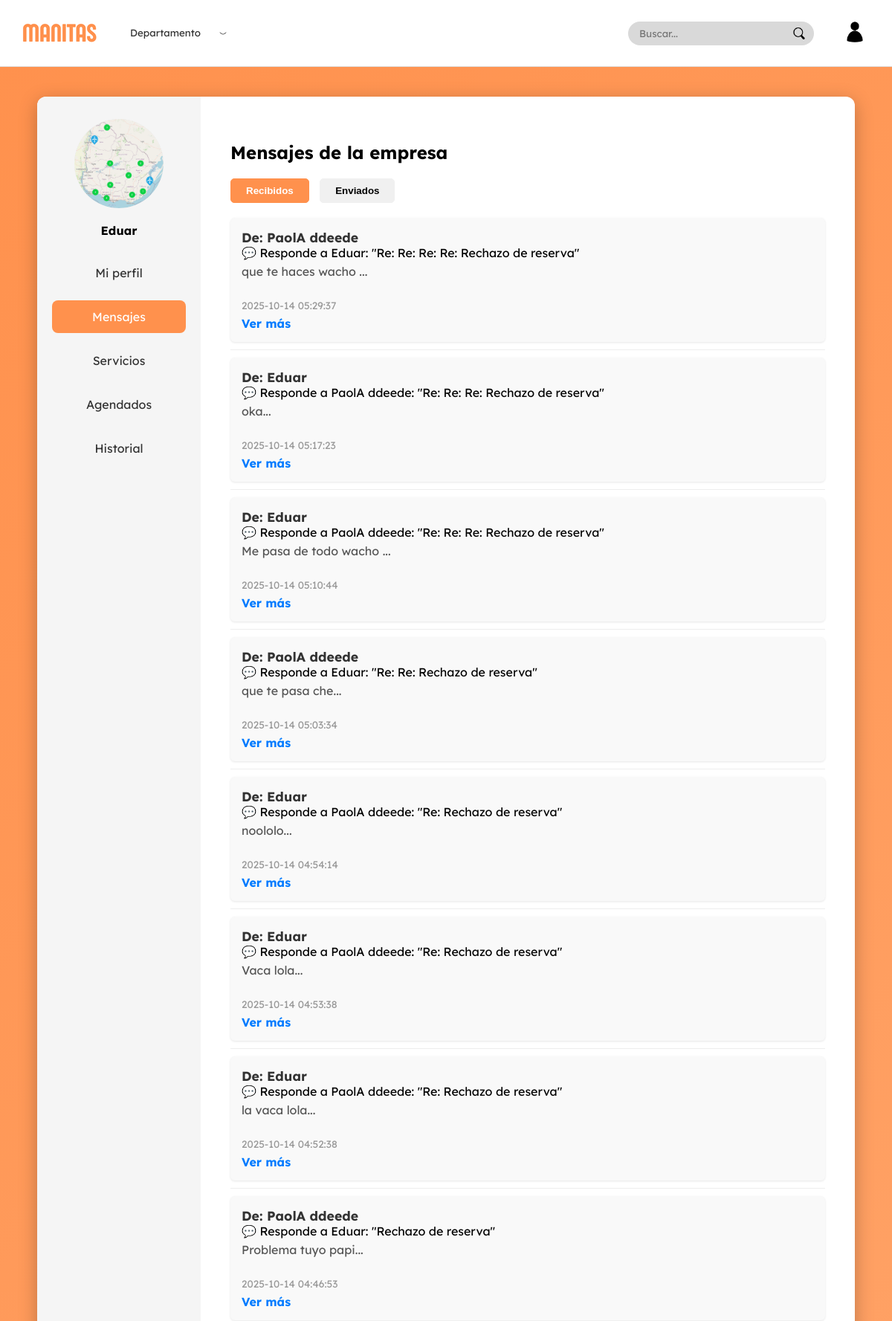
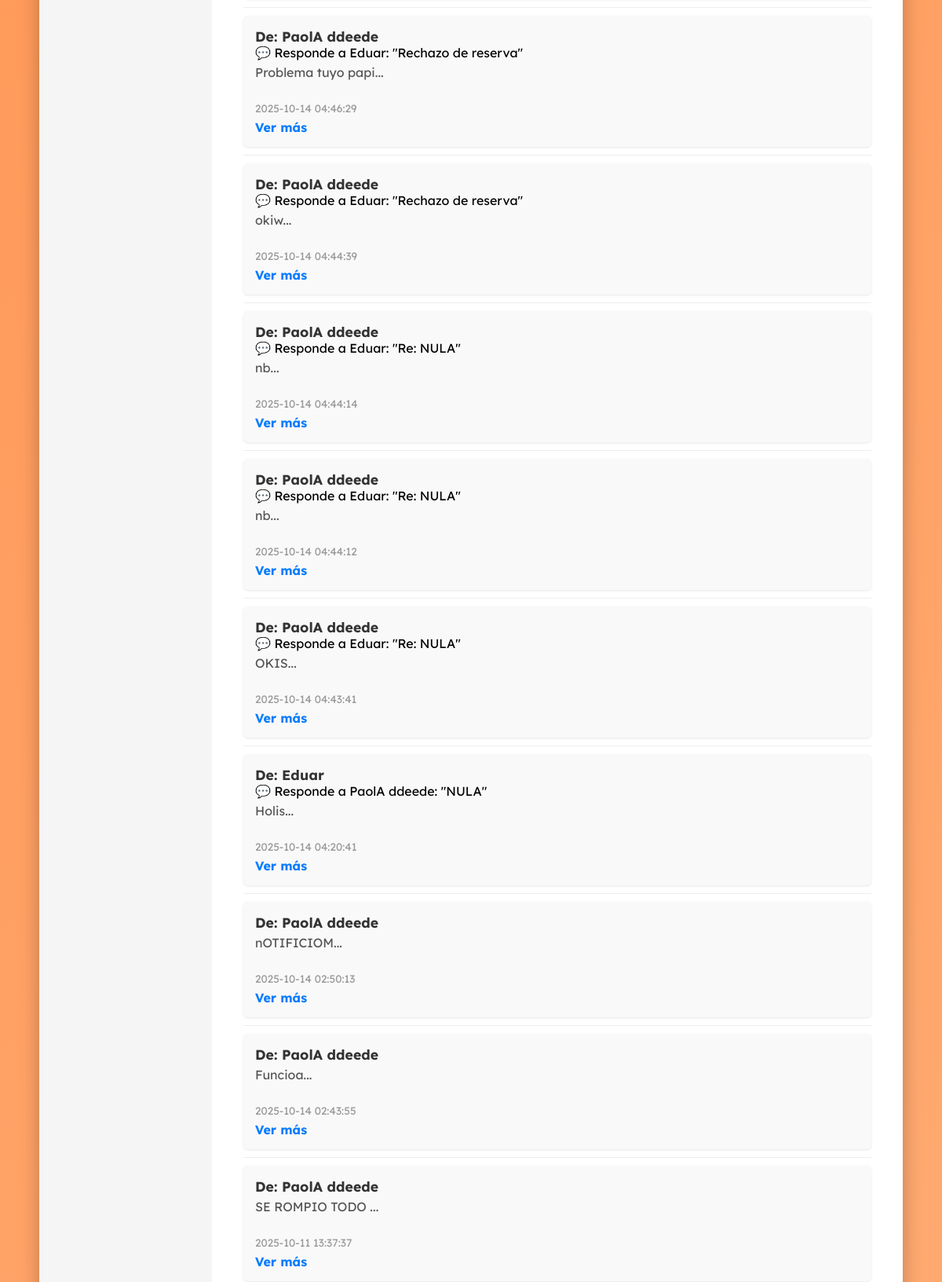
/apps/VIstas/paginas/empresa/perfil_empresa.php?seccion=mensajes (signed in, upper part), run on the app's committed database (2 pictures, top to bottom).
### tables this page shows
CREATE TABLE `empresa` (
  `IdUsuario` int NOT NULL,
  `NombreEmpresa` varchar(100) NOT NULL,
  `Calle` varchar(100) NOT NULL,
  `Numero` varchar(10) NOT NULL,
  `imagen` varchar(255) DEFAULT NULL,
  PRIMARY KEY (`IdUsuario`),
  CONSTRAINT `fk_empresa_usuario` FOREIGN KEY (`IdUsuario`) REFERENCES `usuario` (`IdUsuario`) ON DELETE CASCADE
);

CREATE TABLE `comunica` (
  `IdMensaje` int NOT NULL AUTO_INCREMENT,
  `IdUsuarioCliente` int NOT NULL,
  `IdUsuarioEmpresa` int NOT NULL,
  `Asunto` varchar(255) NOT NULL,
  `Contenido` varchar(1000) NOT NULL,
  `FechaHora` datetime NOT NULL,
  `idUsuarioEmisor` int NOT NULL,
  `notificacion` enum('no leído','leído') DEFAULT NULL,
  `IdMensajePadre` int DEFAULT NULL,
  PRIMARY KEY (`IdMensaje`),
  KEY `fk_comunica_cliente` (`IdUsuarioCliente`),
  KEY `fk_comunica_empresa` (`IdUsuarioEmpresa`),
  KEY `fk_comunica_emisor` (`idUsuarioEmisor`),
  KEY `fk_mensaje_respuesta` (`IdMensajePadre`),
  CONSTRAINT `fk_comunica_cliente` FOREIGN KEY (`IdUsuarioCliente`) REFERENCES `cliente` (`IdUsuario`) ON DELETE CASCADE,
  CONSTRAINT `fk_comunica_emisor` FOREIGN KEY (`idUsuarioEmisor`) REFERENCES `usuario` (`IdUsuario`),
  CONSTRAINT `fk_comunica_empresa` FOREIGN KEY (`IdUsuarioEmpresa`) REFERENCES `empresa` (`IdUsuario`) ON DELETE CASCADE,
  CONSTRAINT `fk_mensaje_respuesta` FOREIGN KEY (`IdMensajePadre`) REFERENCES `comunica` (`IdMensaje`) ON DELETE SET NULL
);

### apps/Modelos/Empresa.php (called while the page is built, shortened)
<?php
require_once('Usuario.php');
class Empresa extends Usuario
{
    private $nombreEmpresa;
    private $calle;
    private $numero;
    private $imagen;
    public function __construct($idUsuario, $email, $contrasena, $telefono, $nombreEmpresa, $calle, $numero, $imagen = null)
    {
        $this->nombreEmpresa = $nombreEmpresa;
        $this->calle = $calle;
        $this->numero = $numero;
        $this->imagen = $imagen;
    }
    public function getNombreEmpresa()
    {
        return $this->nombreEmpresa;
    }
    public function getCalle()
    {
        return $this->calle;
    }
    public function getNumero()
    {
        return $this->numero;
    }
    public function getImagen()
    {
        return $this->imagen;
    }
    public static function obtenerPorId($conn, $idUsuario)
    {
        $stmt = $conn->prepare("
      SELECT u.IdUsuario, u.Email, u.Contraseña,
       e.NombreEmpresa, e.Calle, e.Numero, e.Imagen
FROM empresa e
JOIN usuario u ON e.IdUsuario = u.IdUsuario
WHERE e.IdUsuario = ?
    ");
        $stmt->bind_param("i", $idUsuario);
        $stmt->execute();
        $res = $stmt->get_result();
        $datos = $res->fetch_assoc();
        if ($datos) {
            return new Empresa(
                $datos['IdUsuario'],
                $datos['Email'],
                $datos['Contraseña'],
                null,
                $datos['NombreEmpresa'],
                $datos['Calle'],
                $datos['Numero'],
                $datos['Imagen']
            );
        }
        return null;
    }
}

### apps/Controlador/empresa/PerfilEmpresaControlador.php (called while the page is built, shortened)
<?php
require_once($_SERVER['DOCUMENT_ROOT'].'/Proyecto/apps/Modelos/conexion.php');
require_once($_SERVER['DOCUMENT_ROOT'].'/Proyecto/apps/Modelos/Empresa.php');
require_once($_SERVER['DOCUMENT_ROOT'].'/Proyecto/apps/Modelos/Comunica.php');
$idUsuario = $_SESSION['idUsuario'];
$empresa = Empresa::obtenerPorId($conn, $idUsuario);
$datos = [
    "Email" => $empresa->getEmail(),
    "NombreEmpresa" => $empresa->getNombreEmpresa(),
    "Calle" => $empresa->getCalle(),
    "Numero" => $empresa->getNumero(),
    "Imagen" => $empresa->getImagen()
];
?>

### apps/Modelos/Usuario.php (called while the page is built, shortened)
<?php
class Usuario
{
    private $email;
    public function __construct($idUsuario, $email, $contrasena)
    {
        $this->email = $email;
    }
    public function getEmail()
    {
        return $this->email;
    }
}

### apps/Modelos/Comunica.php (called while the page is built, shortened)
<?php
class Comunica
{
    public static function obtenerMensajesRecibidosPorEmpresa($conn, $idEmpresa) {
        $sql = "SELECT
                    c.idMensaje,
                    c.contenido AS mensaje,
                    c.FechaHora AS fecha,
                    c.asunto,
                    c.notificacion,
                    c.IdMensajePadre,
                    CASE
                        WHEN c.idUsuarioEmisor = c.idUsuarioCliente THEN CONCAT(cl.nombre, ' ', cl.apellido)
                        ELSE e.nombreEmpresa
                    END AS emisor,
                    c.idUsuarioEmisor,
                    c.idUsuarioCliente
                FROM comunica c
                LEFT JOIN cliente cl ON c.idUsuarioEmisor = cl.idUsuario
                LEFT JOIN empresa e ON c.idUsuarioEmisor = e.idUsuario
                WHERE c.idUsuarioEmpresa = ?
                ORDER BY c.FechaHora ASC";
        $stmt = $conn->prepare($sql);
        $stmt->bind_param("i", $idEmpresa);
        $stmt->execute();
        $resultado = $stmt->get_result();
        $mensajes = [];
        while ($fila = $resultado->fetch_assoc()) {
            $mensajes[] = $fila;
        }
        return $mensajes;
    }
    public static function obtenerMensajePorId($conn, $idMensaje)
    {
        $sql = "
            SELECT
                IdMensaje,
                IdUsuarioCliente,
                IdUsuarioEmpresa,
                Asunto,
                Contenido,
                FechaHora,
                IdUsuarioEmisor,
                notificacion,
                IdMensajePadre
            FROM comunica
            WHERE IdMensaje = ?
        ";
        $stmt = $conn->prepare($sql);
        $stmt->bind_param("i", $idMensaje);
        $stmt->execute();
        $resultado = $stmt->get_result();
        $mensaje = $resultado->fetch_assoc();
        $idEmisor = $mensaje['IdUsuarioEmisor'];
        $sqlCliente = "SELECT CONCAT(Nombre, ' ', Apellido) AS NombreCompleto FROM cliente WHERE IdUsuario = ?";
        $stmtCliente = $conn->prepare($sqlCliente);
        $stmtCliente->bind_param("i", $idEmisor);
        $stmtCliente->execute();
        $resCliente = $stmtCliente->get_result();
        if ($resCliente->num_rows > 0) {
            $mensaje['Emisor'] = $resCliente->fetch_assoc()['NombreCompleto'];
        } else {
            $sqlEmpresa = "SELECT NombreEmpresa FROM empresa WHERE IdUsuario = ?";
            $stmtEmpresa = $conn->prepare($sqlEmpresa);
            $stmtEmpresa->bind_param("i", $idEmisor);
            $stmtEmpresa->execute();
            $resEmpresa = $stmtEmpresa->get_result();
            if ($resEmpresa->num_rows > 0) {
                $mensaje['Emisor'] = $resEmpresa->fetch_assoc()['NombreEmpresa'];
            } else {
                $mensaje['Emisor'] = "Desconocido";
            }
        }
        return $mensaje;
    }
    public static function contarNoLeidosPorEmpresa($conn, $idEmpresa) {
    $sql = "
        SELECT COUNT(*) as total
        FROM comunica c
        JOIN comunica mp ON c.IdMensajePadre = mp.IdMensaje
        WHERE mp.idUsuarioEmisor = ? AND c.notificacion = 'no leido'
    ";
    $stmt = $conn->prepare($sql);
    $stmt->bind_param("i", $idEmpresa);
    $stmt->execute();
    $result = $stmt->get_result();
    $row = $result->fetch_assoc();
    return $row['total'] ?? 0;
}
}

### apps/Controlador/NavbarControlador.php (called while the page is built, shortened)
<?php
require_once($_SERVER['DOCUMENT_ROOT'] . '/Proyecto/apps/Modelos/Comunica.php');
require_once($_SERVER['DOCUMENT_ROOT'] . '/Proyecto/apps/Modelos/conexion.php');
$logueado = isset($_SESSION['idUsuario']);
$rol = $logueado ? $_SESSION['rol'] : null;
if ($logueado) {
    if ($rol === 'admin') {
        $home_url = "/Proyecto/apps/vistas/paginas/administrador/home_admin.php";
    } elseif ($rol === 'empresa') {
        $idEmpresa = $_SESSION['idUsuario'];
        try {
            $notificacionesMensajes = Comunica::contarNoLeidosPorEmpresa($conn, $idEmpresa);
        } catch (\Exception $e) {
        }
    } elseif ($rol === 'propietario') {
        $home_url = "/Proyecto/apps/vistas/paginas/propietario/home_propietario.php";
    }
}

### apps/VIstas/paginas/empresa/PerfilSecciones/mensajes.php (the view, shortened to what this page needs)
<?php
require_once($_SERVER['DOCUMENT_ROOT'].'/Proyecto/apps/modelos/conexion.php');
require_once($_SERVER['DOCUMENT_ROOT'].'/Proyecto/apps/modelos/comunica.php');
$idEmpresa = $_SESSION['idUsuario'] ?? 0;
$mensajesRecibidos = array_reverse(Comunica::obtenerMensajesRecibidosPorEmpresa($conn, $idEmpresa));
?>
<link rel="stylesheet" href="/Proyecto/public/css/layout/mensajes_empresa.css">
<link rel="stylesheet" href="/Proyecto/public/css/fonts.css">
<h2>Mensajes de la empresa</h2>
<div class="botones-mensajes">
    <button id="btnRecibidos" onclick="mostrarRecibidos()" class="active">Recibidos</button>
    <button id="btnEnviados" onclick="mostrarEnviados()">Enviados</button>
</div>
<div id="recibidos" class="mensajes-lista">
<?php if (empty($mensajesRecibidos)): ?>
    <p>No hay mensajes recibidos.</p>
<?php else: ?>
    <?php foreach ($mensajesRecibidos as $msg): ?>
        <?php
        $mensajePadre = null;
        if (!empty($msg['IdMensajePadre'])) {
            $mensajePadre = Comunica::obtenerMensajePorId($conn, $msg['IdMensajePadre']);
        }
        ?>
        <div class="mensaje-item">
            <strong>De: <?= htmlspecialchars($msg['emisor']) ?></strong><br>
            <?php if ($mensajePadre): ?>
                <span class="respuesta-indicador">
                    💬 Responde a <?= htmlspecialchars($mensajePadre['Emisor']) ?>:
                    "<?= htmlspecialchars(substr($mensajePadre['Asunto'], 0, 50)) ?><?= strlen($mensajePadre['Contenido']) > 50 ? '…' : '' ?>"
                </span><br>
            <?php endif; ?>
            <span class="preview"><?= htmlspecialchars(substr($msg['mensaje'], 0, 50)) ?>...</span><br>
            <span class="fecha"><?= htmlspecialchars($msg['fecha']) ?></span><br>
            <a href="/Proyecto/apps/Controlador/Mensaje/detalleMensajeControlador.php?id=<?= $msg['idMensaje'] ?>">Ver más</a>
        </div>
        <hr>
    <?php endforeach; ?>
<?php endif; ?>
</div>

### apps/VIstas/paginas/empresa/perfil_empresa.php (shortened to what this page needs)
<?php
require_once($_SERVER['DOCUMENT_ROOT'] . '/Proyecto/apps/controlador/empresa/PerfilEmpresaControlador.php');
require_once($_SERVER['DOCUMENT_ROOT'] . '/Proyecto/apps/Controlador/NavbarControlador.php');
$seccion = $_GET['seccion'] ?? 'perfil';
?>
<!DOCTYPE html>
<html lang="es">
<head>
    <link rel="stylesheet" href="/Proyecto/public/css/fonts.css">
    <link rel="stylesheet" href="/Proyecto/public/css/layout/navbar.css">
    <link rel="stylesheet" href="/Proyecto/public/css/layout/footer.css">
    <link rel="stylesheet" href="/Proyecto/public/css/paginas/empresa/perfil_empresa.css">
    <link rel="stylesheet" href="/Proyecto/public/css/paginas/empresa/perfilsecciones/agendados.css">
    <link rel="stylesheet" href="/Proyecto/public/css/paginas/empresa/perfilsecciones/historial.css">
</head>
<body>
    <?php include $_SERVER['DOCUMENT_ROOT'] . '/Proyecto/apps/vistas/layout/navbar.php'; ?>
    <div class="perfil-container">
        <div class="perfil-box">
            <div class="perfil-opciones">
                <div class="foto-circulo">
                    <?php if (!empty($datos['Imagen'])): ?>
                        <img src="/Proyecto/public/imagen/empresas/<?php echo htmlspecialchars($datos['Imagen']); ?>" class="foto-perfil" alt="Foto Empresa">
                    <?php else: ?>
                        +
                    <?php endif; ?>
                </div>
                <div class="nombre-usuario" id="nombreColumna">
                    <?php echo htmlspecialchars($datos['NombreEmpresa']); ?>
                </div>
                <div class="opciones-lista">
                    <a href="?seccion=perfil" data-seccion="perfil" class="opcion <?php echo $seccion == 'perfil' ? 'activa' : ''; ?>">Mi perfil</a>
                <a href="?seccion=mensajes" data-seccion="mensajes" class="opcion <?php echo $seccion == 'mensajes' ? 'activa' : ''; ?>">
                Mensajes
            </a>
                    <a href="?seccion=servicios" data-seccion="servicios" class="opcion <?php echo $seccion == 'servicios' ? 'activa' : ''; ?>">Servicios</a>
                <a href="?seccion=agendados" data-seccion="agendados" class="opcion  <?php echo $seccion == 'agendados' ? 'activa' : ''; ?>">
                Agendados
            </a>
                    <a href="?seccion=historial" data-seccion="historial" class="opcion <?php echo $seccion == 'historial' ? 'activa' : ''; ?>">Historial</a>
                </div>
            </div>
            <div class="perfil-info" id="contenido-seccion">
                <?php
                switch ($seccion) {
                    case 'mensajes':
                        include $_SERVER['DOCUMENT_ROOT'] . '/Proyecto/apps/vistas/paginas/empresa/perfilsecciones/mensajes.php';
                        break;
                }
                ?>
            </div>
        </div>
    </div>
</body>
</html>

### public/css/layout/navbar.css (style rules this page uses)
body { margin: 0; font-family: 'Lexend', sans-serif; }

### public/css/paginas/empresa/perfil_empresa.css (style rules this page uses)
body { font-family: "Lexend", sans-serif; margin: 0; padding: 0; background-color: #ff914d; }
.perfil-container { display: flex; justify-content: center; align-items: flex-start; padding: 40px 20px 80px 20px; }
.perfil-box { background-color: #fff; width: 95%; max-width: 1100px; display: flex; border-radius: 12px; overflow: hidden; box-shadow: 0 6px 25px rgba(0, 0, 0, 0.25); position: relative; box-sizing: border-box; }
.perfil-opciones { background-color: #f5f5f5; width: 220px; padding: 30px 20px; display: flex; flex-direction: column; align-items: center; box-sizing: border-box; }
.foto-circulo { width: 120px; height: 120px; border-radius: 50%; background-color: #ddd; display: flex; justify-content: center; align-items: center; font-size: 36px; color: #555; cursor: pointer; margin-bottom: 20px; border: none; overflow: hidden; position: relative; }
.foto-circulo img.foto-perfil { width: 100%; height: 100%; object-fit: cover; border-radius: 50%; background-color: #fff; }
.nombre-usuario { font-weight: 600; margin-bottom: 25px; text-align: center; word-break: break-word; }
.opciones-lista { display: flex; flex-direction: column; gap: 15px; width: 100%; }
.opcion { display: block; padding: 12px 15px; border-radius: 8px; text-align: center; cursor: pointer; transition: background 0.2s; text-decoration: none; color: #333; position: relative; }
.opcion.activa { background-color: #ff914d; color: #fff; }
.perfil-info { flex: 1; padding: 40px; position: relative; box-sizing: border-box; }

### public/css/paginas/empresa/PerfilSecciones/agendados.css (style rules this page uses)
body, html { margin: 0; padding: 0; font-family: 'Lexend', sans-serif; background: linear-gradient(135deg, #ff914d, #ffb27d); }

### public/css/paginas/empresa/PerfilSecciones/historial.css (style rules this page uses)
body, html { margin: 0; padding: 0; font-family: 'Lexend', sans-serif; background: linear-gradient(135deg, #ff914d, #ffb27d); }

### public/css/layout/mensajes_empresa.css (style rules this page uses)
.mensajes-lista { max-width: 800px; margin: 20px auto; }
.mensaje-item { padding: 15px; background-color: #f9f9f9; border-radius: 6px; margin-bottom: 10px; box-shadow: 0 1px 3px rgba(0,0,0,0.1); }
.mensaje-item strong { font-size: 1.1em; color: #333; }
.mensaje-item .preview { display: block; margin: 5px 0; color: #555; }
.mensaje-item .fecha { font-size: 0.85em; color: #999; }
.mensaje-item a { display: inline-block; margin-top: 5px; text-decoration: none; color: #007BFF; font-weight: bold; transition: color 0.2s; }
hr { border: none; border-top: 1px solid #eee; margin: 10px 0; }
.botones-mensajes button { background-color: #f0f0f0; border: 1px solid #f0f0f0; padding: 8px 20px; margin-right: 10px; cursor: pointer; font-weight: bold; border-radius: 5px; transition: background-color 0.2s, color 0.2s; }
.botones-mensajes button.active { background-color: #ff914d; color: white; border-color: #ff914d; }

### data on the page
empresa: imagen (picture), NombreEmpresa "Eduar"
comunica: emisor "PaolA ddeede", Emisor "Eduar", IdMensajePadre.Asunto "Re: Re: Re: Re: Rechazo de reserva", Contenido "que te haces wacho", FechaHora "2025-10-14 05:29:37"
comunica: emisor "Eduar", Emisor "PaolA ddeede", IdMensajePadre.Asunto "Re: Re: Re: Rechazo de reserva", Contenido "oka", FechaHora "2025-10-14 05:17:23"
comunica: emisor "Eduar", Emisor "PaolA ddeede", IdMensajePadre.Asunto "Re: Re: Re: Rechazo de reserva", Contenido "Me pasa de todo wacho", FechaHora "2025-10-14 05:10:44"
comunica: emisor "PaolA ddeede", Emisor "Eduar", IdMensajePadre.Asunto "Re: Re: Rechazo de reserva", Contenido "que te pasa che", FechaHora "2025-10-14 05:03:34"
comunica: emisor "Eduar", Emisor "PaolA ddeede", IdMensajePadre.Asunto "Re: Rechazo de reserva", Contenido "noololo", FechaHora "2025-10-14 04:54:14"
comunica: emisor "Eduar", Emisor "PaolA ddeede", IdMensajePadre.Asunto "Re: Rechazo de reserva", Contenido "Vaca lola", FechaHora "2025-10-14 04:53:38"
comunica: emisor "Eduar", Emisor "PaolA ddeede", IdMensajePadre.Asunto "Re: Rechazo de reserva", Contenido "la vaca lola", FechaHora "2025-10-14 04:52:38"
comunica: emisor "PaolA ddeede", Emisor "Eduar", IdMensajePadre.Asunto "Rechazo de reserva", Contenido "Problema tuyo papi", FechaHora "2025-10-14 04:46:53"
comunica: emisor "PaolA ddeede", Emisor "Eduar", IdMensajePadre.Asunto "Rechazo de reserva", Contenido "Problema tuyo papi", FechaHora "2025-10-14 04:46:29"
comunica: emisor "PaolA ddeede", Emisor "Eduar", IdMensajePadre.Asunto "Rechazo de reserva", Contenido "okiw", FechaHora "2025-10-14 04:44:39"
comunica: emisor "PaolA ddeede", Emisor "Eduar", IdMensajePadre.Asunto "Re: NULA", Contenido "nb", FechaHora "2025-10-14 04:44:14"
comunica: emisor "PaolA ddeede", Emisor "Eduar", IdMensajePadre.Asunto "Re: NULA", Contenido "nb", FechaHora "2025-10-14 04:44:12"
comunica: emisor "PaolA ddeede", Emisor "Eduar", IdMensajePadre.Asunto "Re: NULA", Contenido "OKIS", FechaHora "2025-10-14 04:43:41"
comunica: emisor "Eduar", Emisor "PaolA ddeede", IdMensajePadre.Asunto "NULA", Contenido "Holis", FechaHora "2025-10-14 04:20:41"
comunica: emisor "PaolA ddeede", Contenido "nOTIFICIOM", FechaHora "2025-10-14 02:50:13"
comunica: emisor "PaolA ddeede", Contenido "Funcioa", FechaHora "2025-10-14 02:43:55"
comunica: emisor "PaolA ddeede", Contenido "SE ROMPIO TODO", FechaHora "2025-10-11 13:37:37"
